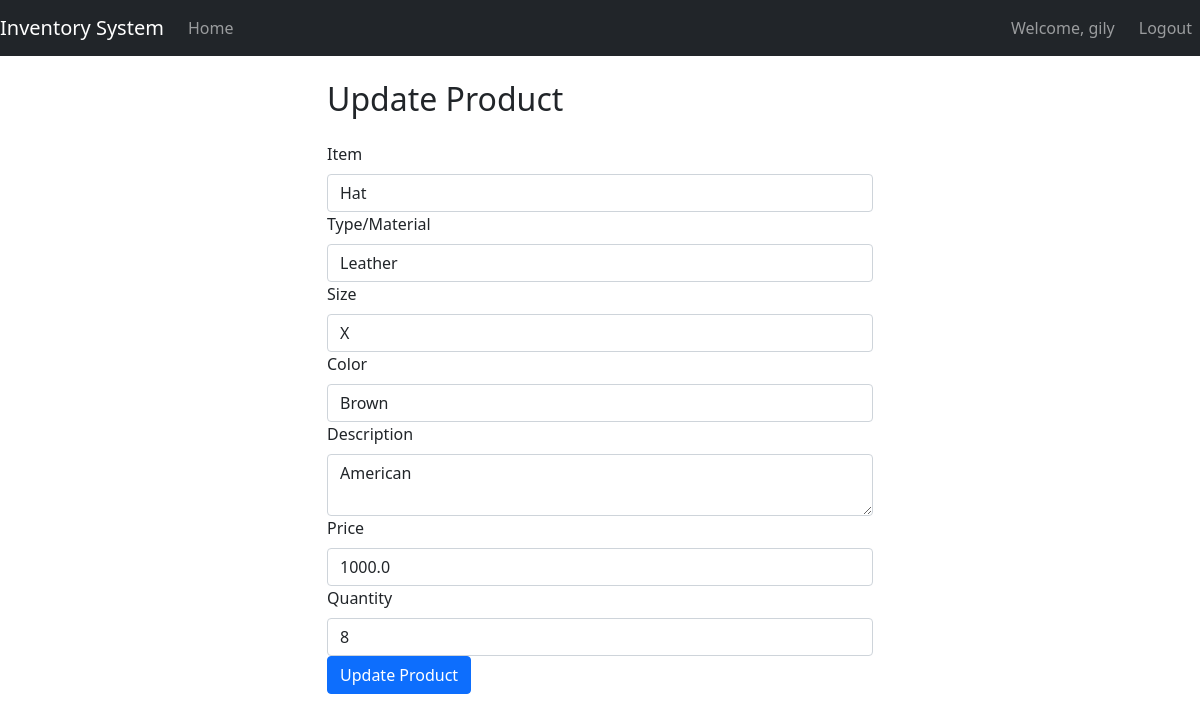
The app's page /update_product/1 (signed in) with its own data.
### STORE/models.py (models this page shows, shortened)
class User(UserMixin, db.Model):
    id = db.Column(db.Integer, primary_key=True)
    username = db.Column(db.String(64), index=True, unique=True, nullable=False)
    email = db.Column(db.String(120), index=True, unique=True, nullable=False)
    password_hash = db.Column(db.String(128), nullable=False)

class Product(db.Model):
    id = db.Column(db.Integer, primary_key=True)
    code = db.Column(db.String(20), unique=True, nullable=False)
    item = db.Column(db.String(100), nullable=False)
    type_material = db.Column(db.String(100), nullable=False)
    size = db.Column(db.String(20), nullable=False)
    color = db.Column(db.String(50), nullable=False)
    description = db.Column(db.Text, nullable=False)
    price = db.Column(db.Float, nullable=False)
    quantity = db.Column(db.Integer, nullable=False)

### STORE/routes.py (the view, shortened to what this page needs)
@app.route('/update_product/<int:id>', methods=['GET', 'POST'])
@login_required
def update_product(id):
    product = Product.query.get_or_404(id)
    form = ProductForm(obj=product)
    return render_template('update_product.html', form=form, product=product)

### STORE/forms.py
class ProductForm(FlaskForm):
    code = StringField('Code', validators=[DataRequired()])
    item = StringField('Item', validators=[DataRequired()])
    type_material = StringField('Type/Material', validators=[DataRequired()])
    size = StringField('Size', validators=[DataRequired()])
    color = StringField('Color', validators=[DataRequired()])
    description = TextAreaField('Description', validators=[DataRequired()])
    price = FloatField('Price', validators=[DataRequired(), NumberRange(min=0)])
    quantity = IntegerField('Quantity', validators=[DataRequired(), NumberRange(min=0)])
    submit = SubmitField('Submit')

### STORE/__init__.py (called while the page is built)
@login_manager.user_loader
def load_user(user_id):
    return User.query.get(int(user_id))

### STORE/templates/update_product.html (shortened to what this page needs)
{% extends "base.html" %}
{% block content %}
    <div class="row justify-content-center">
        <div class="col-md-6">
            <h2 class="mb-4">Update Product</h2>
            <form method="POST">
                <div class="form-group">
                    {{ form.item.label(class="form-label") }}
                    {{ form.item(class="form-control") }}
                </div>
                <div class="form-group">
                    {{ form.type_material.label(class="form-label") }}
                    {{ form.type_material(class="form-control") }}
                </div>
                <div class="form-group">
                    {{ form.size.label(class="form-label") }}
                    {{ form.size(class="form-control") }}
                </div>
                <div class="form-group">
                    {{ form.color.label(class="form-label") }}
                    {{ form.color(class="form-control") }}
                </div>
                <div class="form-group">
                    {{ form.description.label(class="form-label") }}
                    {{ form.description(class="form-control") }}
                </div>
                <div class="form-group">
                    {{ form.price.label(class="form-label") }}
                    {{ form.price(class="form-control") }}
                </div>
                <div class="form-group">
                    {{ form.quantity.label(class="form-label") }}
                    {{ form.quantity(class="form-control") }}
                </div>
                <button type="submit" class="btn btn-primary">Update Product</button>
            </form>
        </div>
    </div>
{% endblock %}

### STORE/templates/base.html (shortened to what this page needs)
<!DOCTYPE html>
<html lang="en">
<head>
    <link href="https://cdn.jsdelivr.net/npm/bootstrap@5.0.2/dist/css/bootstrap.min.css" rel="stylesheet">
</head>
<body>
    <nav class="navbar navbar-expand-lg navbar-dark bg-dark">
        <a class="navbar-brand" href="{{ url_for('index') }}">Inventory System</a>
        <div class="collapse navbar-collapse" id="navbarNav">
            <ul class="navbar-nav">
                {% if request.path != '/' and request.path != '/login' and request.path != '/register' %}
                <li class="nav-item">
                    <a class="nav-link" href="{{ url_for('index') }}">Home</a>
                </li>
                {% endif %}
            </ul>
        </div>
        <div class="navbar-nav ml-auto">
            {% if current_user.is_authenticated %}
                {% if request.path != '/' %}
                    <span class="navbar-text me-3">Welcome, {{ current_user.username }}</span>
                    <a href="{{ url_for('logout') }}" class="nav-item nav-link">Logout</a>
                {% endif %}
            {% else %}
                {% if request.path != '/' and request.path != '/login' and request.path != '/register' %}
                    <a href="{{ url_for('login') }}" class="nav-item nav-link">Login</a>
                {% endif %}
            {% endif %}
        </div>
    </nav>
    <div class="container mt-4">
        {% block content %}
        {% endblock %}
    </div>
</body>
</html>

### records on screen
User: username "gily"
Product: item "Hat", type_material "Leather", size "X", color "Brown", description "American", price "1000.0", quantity "8"
